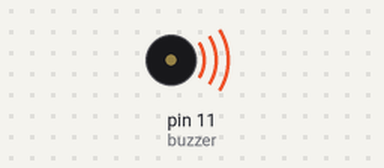
This sketch was run on a simulated Arduino Uno, built with avr-gcc and run on an emulated ATmega328P. Shown: buzzer (waves = sounding).

Above: at 0.1 s.
At 45.9 s:
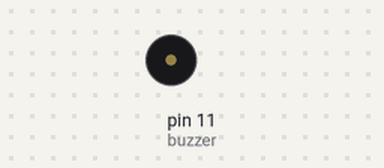
Timing chart, 0 to 47.4 s (numbered marks = the images above):
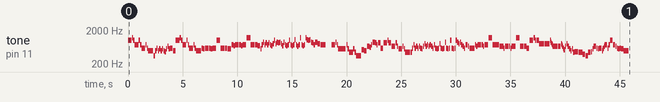

The sketch:

badinerie.ino
```cpp
/*
  Bach - Badinerie
  Connect a piezo buzzer or speaker to pin 11 or select a new pin.
  More songs available at https://github.com/robsoncouto/arduino-songs

                                              Robson Couto, 2019
                                              Juan (gdlost), 2020

Note (gdlost): I've transcripted from music sheet (https://toplayalong.com/wp-content/uploads/2016/01/253-bach-badinerie-orchestral-suite-no-2-flute.png)
              to code, the song needs some fixes, because, in some parts sounds awful XD.
*/

#define NOTE_B0  31
#define NOTE_C1  33
#define NOTE_CS1 35
#define NOTE_D1  37
#define NOTE_DS1 39
#define NOTE_E1  41
#define NOTE_F1  44
#define NOTE_FS1 46
#define NOTE_G1  49
#define NOTE_GS1 52
#define NOTE_A1  55
#define NOTE_AS1 58
#define NOTE_B1  62
#define NOTE_C2  65
#define NOTE_CS2 69
#define NOTE_D2  73
#define NOTE_DS2 78
#define NOTE_E2  82
#define NOTE_F2  87
#define NOTE_FS2 93
#define NOTE_G2  98
#define NOTE_GS2 104
#define NOTE_A2  110
#define NOTE_AS2 117
#define NOTE_B2  123
#define NOTE_C3  131
#define NOTE_CS3 139
#define NOTE_D3  147
#define NOTE_DS3 156
#define NOTE_E3  165
#define NOTE_F3  175
#define NOTE_FS3 185
#define NOTE_G3  196
#define NOTE_GS3 208
#define NOTE_A3  220
#define NOTE_AS3 233
#define NOTE_B3  247
#define NOTE_C4  262
#define NOTE_CS4 277
#define NOTE_D4  294
#define NOTE_DS4 311
#define NOTE_E4  330
#define NOTE_F4  349
#define NOTE_FS4 370
#define NOTE_G4  392
#define NOTE_GS4 415
#define NOTE_A4  440
#define NOTE_AS4 466
#define NOTE_B4  494
#define NOTE_C5  523
#define NOTE_CS5 554
#define NOTE_D5  587
#define NOTE_DS5 622
#define NOTE_E5  659
#define NOTE_F5  698
#define NOTE_FS5 740
#define NOTE_G5  784
#define NOTE_GS5 831
#define NOTE_A5  880
#define NOTE_AS5 932
#define NOTE_B5  988
#define NOTE_C6  1047
#define NOTE_CS6 1109
#define NOTE_D6  1175
#define NOTE_DS6 1245
#define NOTE_E6  1319
#define NOTE_F6  1397
#define NOTE_FS6 1480
#define NOTE_G6  1568
#define NOTE_GS6 1661
#define NOTE_A6  1760
#define NOTE_AS6 1865
#define NOTE_B6  1976
#define NOTE_C7  2093
#define NOTE_CS7 2217
#define NOTE_D7  2349
#define NOTE_DS7 2489
#define NOTE_E7  2637
#define NOTE_F7  2794
#define NOTE_FS7 2960
#define NOTE_G7  3136
#define NOTE_GS7 3322
#define NOTE_A7  3520
#define NOTE_AS7 3729
#define NOTE_B7  3951
#define NOTE_C8  4186
#define NOTE_CS8 4435
#define NOTE_D8  4699
#define NOTE_DS8 4978
#define REST      0


// change this to make the song slower or faster
int tempo = 120;

// change this to whichever pin you want to use
int buzzer = 11;

// notes of the moledy followed by the duration.
// a 4 means a quarter note, 8 an eighteenth , 16 sixteenth, so on
// !!negative numbers are used to represent dotted notes,
// so -4 means a dotted quarter note, that is, a quarter plus an eighteenth!!
int melody[] = {
  /*
   * C  D  E  F  G   A  B
   * DO RE MI FA SOL LA SI */
  // Badinerie
  NOTE_B5,-8, NOTE_D6,16, NOTE_B5,16,
  NOTE_FS5,-8, NOTE_B5,16, NOTE_FS5,16, NOTE_D5,-8, NOTE_FS5,16, NOTE_D5,16,
  NOTE_B4,4,NOTE_F4,16, NOTE_B4,16, NOTE_D5,16, NOTE_B4,16,
  NOTE_CS5,16, NOTE_B4,16, NOTE_CS5,16, NOTE_B4,16, NOTE_AS4,16, NOTE_CS5,16, NOTE_E5,16, NOTE_CS5,16,
  NOTE_D5,8, NOTE_B4,8, NOTE_B5,-8, NOTE_D6,16, NOTE_B5,16,
  NOTE_FS5,-8, NOTE_B5,16, NOTE_FS5,16, NOTE_D5,-8, NOTE_FS5,16, NOTE_D5,16,
  //6
  NOTE_B4,4, NOTE_D5,16, NOTE_CS5,-16, NOTE_D5,-8,
  NOTE_D5,16, NOTE_CS5,-16, NOTE_D5,-8, NOTE_B5,-8, NOTE_D5,-8,
  NOTE_D5,8, NOTE_CS5,-8, NOTE_FS5,-16, /*MI#*/ NOTE_F5,16, NOTE_FS5,-8,
  NOTE_FS5,-16, /* MI#??*/NOTE_F5,16, NOTE_FS5,-8, NOTE_D6,-8, NOTE_FS5,-8,
  NOTE_FS5,8, /*MI#*/ NOTE_F5,8, NOTE_CS5,16, NOTE_FS5,16, NOTE_A5,16, NOTE_FS5,16,
  NOTE_GS5,16, NOTE_FS5,16, NOTE_GS5,16, NOTE_FS5,16, NOTE_F5,16, NOTE_G5,16, NOTE_B5,16, NOTE_G5,16,
  //12
  NOTE_A5,16, NOTE_GS5,16, NOTE_A5,16, NOTE_G5,16, NOTE_F5,16, NOTE_A5,16, NOTE_FS5,16, NOTE_F5,16,
  NOTE_FS5,16, NOTE_B5,16,  NOTE_FS5,16, NOTE_F5,16, NOTE_FS5,16, NOTE_C6,16, NOTE_FS5,16, NOTE_E5,16,
  NOTE_FS5,16, NOTE_D6,16, NOTE_FS5,16, NOTE_F5,16, NOTE_FS5,16, NOTE_D6,16, NOTE_C6,16, NOTE_B5,16,
  NOTE_C6,16, NOTE_A5,16, NOTE_GS5,16, NOTE_FS5,16, NOTE_A5,8, NOTE_G5,8,
  NOTE_FS5,4, REST,4, NOTE_FS5,-8, NOTE_A5,16, NOTE_FS5,16,
  //18
  NOTE_CS5,-4, NOTE_FS5,16, NOTE_CS5,16, NOTE_A4,-8, NOTE_CS5,16, NOTE_A4,16,
  NOTE_F4,4,   NOTE_C5,8, NOTE_B4,8,
  NOTE_E5,8, NOTE_DS5,16, NOTE_FS5,16, NOTE_A5,8, NOTE_GS5,16, NOTE_FS5,16,
  NOTE_GS5,8, NOTE_D5,8, NOTE_GS5,-8, NOTE_B5,16, NOTE_GS5,8,
  NOTE_E5,-8, NOTE_GS5,16, NOTE_E5,16, NOTE_CS5,-8, NOTE_E5,16, NOTE_CS5,16,
  NOTE_A4,4, NOTE_A4,16, NOTE_D5,16, NOTE_FS5,16, NOTE_D5,16,
  //24
  NOTE_E5,16, NOTE_D5,16, NOTE_E5,16, NOTE_D5,16, NOTE_CS5,16, NOTE_E5,16, NOTE_G5,16, NOTE_E5,16,
  NOTE_FS5,16, NOTE_E5,16, NOTE_FS5,16, NOTE_E5,16, NOTE_D5,16, NOTE_FS5,16, NOTE_D5,16, NOTE_CS5,16,
  NOTE_D5,16, NOTE_G5,16, NOTE_D5,16, NOTE_CS5,16, NOTE_D5,16, NOTE_A5,16, NOTE_D5,16, NOTE_CS5,16,
  NOTE_D5,16, NOTE_B5,16, NOTE_D5,16, NOTE_CS5,16, NOTE_D5,16, NOTE_B5,16, NOTE_A5,16, NOTE_G5,16,
  NOTE_A5,16, NOTE_FS5,16, NOTE_E5,16, NOTE_D5,16, NOTE_FS5,8, NOTE_E5,16,
  //29
  NOTE_D5,4, NOTE_FS5,16, NOTE_E5,16, NOTE_FS5,-8,
  NOTE_FS5,16, NOTE_E5,16, NOTE_FS5,-8, NOTE_D6,-8, NOTE_FS5,-8,
  NOTE_FS5,8, NOTE_E5,8, NOTE_E5,16, NOTE_D5,16, NOTE_E5,-8,
  NOTE_E5,16, NOTE_D5,16, NOTE_E5,-8, NOTE_D6,-8, NOTE_E5,-8,
  NOTE_E5,8, NOTE_D5,8, NOTE_B5,-8, NOTE_D6,16, NOTE_B5,16,
  NOTE_B5,8, NOTE_G5,4, NOTE_G5,4, NOTE_B5,32, NOTE_A5,32, NOTE_G5,32, NOTE_FS5,32,
  //35
  NOTE_E5,4, NOTE_E5,8, NOTE_G5,32, NOTE_FS5,32, NOTE_E5,32, NOTE_D5,32,
  NOTE_C5,16, NOTE_E5,16, NOTE_G5,16, NOTE_E5,16, NOTE_CS5,16, NOTE_B4,16, NOTE_CS5,16, NOTE_A4,16,
  NOTE_AS4,-8, NOTE_A4,-8, NOTE_G4,8, NOTE_F4,8,
  NOTE_A4,8, NOTE_AS4,16, NOTE_CS5,16, NOTE_E5,8, NOTE_D5,16, NOTE_CS5,16,
  //39
  NOTE_D5,8, NOTE_B4,32, NOTE_CS5,32, NOTE_D5,32, NOTE_E5,32, NOTE_FS5,8, NOTE_D5,16, NOTE_FS5,16,
  NOTE_B5,8, NOTE_FS5,8, NOTE_E5,16, NOTE_D5,16, NOTE_CS5,16, NOTE_D5,16,
  NOTE_CS5,8, NOTE_B4,4
};

// sizeof gives the number of bytes, each int value is composed of two bytes (16 bits)
// there are two values per note (pitch and duration), so for each note there are four bytes
int notes = sizeof(melody) / sizeof(melody[0]) / 2;

// this calculates the duration of a whole note in ms
int wholenote = (60000 * 4) / tempo;

int divider = 0, noteDuration = 0;

void setup() {
  // iterate over the notes of the melody.
  // Remember, the array is twice the number of notes (notes + durations)
  for (int thisNote = 0; thisNote < notes * 2; thisNote = thisNote + 2) {

    // calculates the duration of each note
    divider = melody[thisNote + 1];
    if (divider > 0) {
      // regular note, just proceed
      noteDuration = (wholenote) / divider;
    } else if (divider < 0) {
      // dotted notes are represented with negative durations!!
      noteDuration = (wholenote) / abs(divider);
      noteDuration *= 1.5; // increases the duration in half for dotted notes
    }

    // we only play the note for 90% of the duration, leaving 10% as a pause
    tone(buzzer, melody[thisNote], noteDuration * 0.9);

    // Wait for the specief duration before playing the next note.
    delay(noteDuration);

    // stop the waveform generation before the next note.
    noTone(buzzer);
  }
}

void loop() {
  // no need to repeat the melody.
}
```
